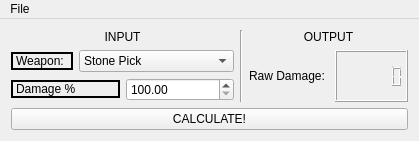
<?xml version="1.0" encoding="UTF-8"?>
<ui version="4.0">
 <class>MainWindow</class>
 <widget class="QMainWindow" name="MainWindow">
  <property name="geometry">
   <rect>
    <x>0</x>
    <y>0</y>
    <width>389</width>
    <height>141</height>
   </rect>
  </property>
  <property name="sizePolicy">
   <sizepolicy hsizetype="Preferred" vsizetype="Preferred">
    <horstretch>0</horstretch>
    <verstretch>0</verstretch>
   </sizepolicy>
  </property>
  <property name="windowTitle">
   <string>ARK Damage Calculator</string>
  </property>
  <widget class="QWidget" name="centralWidget">
   <layout class="QGridLayout" name="gridLayout">
    <item row="0" column="0">
     <layout class="QHBoxLayout" name="horizontalLayout_5">
      <item>
       <layout class="QVBoxLayout" name="verticalLayout_4">
        <item>
         <widget class="QLabel" name="label_input">
          <property name="sizePolicy">
           <sizepolicy hsizetype="Preferred" vsizetype="Maximum">
            <horstretch>0</horstretch>
            <verstretch>0</verstretch>
           </sizepolicy>
          </property>
          <property name="text">
           <string>INPUT</string>
          </property>
          <property name="alignment">
           <set>Qt::AlignCenter</set>
          </property>
         </widget>
        </item>
        <item>
         <layout class="QHBoxLayout" name="horizontalLayout_4">
          <item>
           <widget class="QLabel" name="label_Weapon">
            <property name="sizePolicy">
             <sizepolicy hsizetype="Preferred" vsizetype="Maximum">
              <horstretch>0</horstretch>
              <verstretch>0</verstretch>
             </sizepolicy>
            </property>
            <property name="frameShape">
             <enum>QFrame::WinPanel</enum>
            </property>
            <property name="text">
             <string>Weapon: </string>
            </property>
           </widget>
          </item>
          <item>
           <widget class="QComboBox" name="comboBox_Weapon">
            <item>
             <property name="text">
              <string>Stone Pick</string>
             </property>
            </item>
            <item>
             <property name="text">
              <string>Stone Hatchet</string>
             </property>
            </item>
            <item>
             <property name="text">
              <string>Torch</string>
             </property>
            </item>
            <item>
             <property name="text">
              <string>Metal Pick</string>
             </property>
            </item>
            <item>
             <property name="text">
              <string>Metal Hatchet</string>
             </property>
            </item>
            <item>
             <property name="text">
              <string>Metal Sickle</string>
             </property>
            </item>
            <item>
             <property name="text">
              <string>Pike</string>
             </property>
            </item>
            <item>
             <property name="text">
              <string>Wooden Club</string>
             </property>
            </item>
            <item>
             <property name="text">
              <string>Metal Sword</string>
             </property>
            </item>
            <item>
             <property name="text">
              <string>Electric Prod</string>
             </property>
            </item>
            <item>
             <property name="text">
              <string>Slingshot</string>
             </property>
            </item>
            <item>
             <property name="text">
              <string>Wooden Bow</string>
             </property>
            </item>
            <item>
             <property name="text">
              <string>Crossbow</string>
             </property>
            </item>
            <item>
             <property name="text">
              <string>Compound Bow</string>
             </property>
            </item>
            <item>
             <property name="text">
              <string>Simple Pistol</string>
             </property>
            </item>
            <item>
             <property name="text">
              <string>Longneck Rifle</string>
             </property>
            </item>
            <item>
             <property name="text">
              <string>Shotgun</string>
             </property>
            </item>
            <item>
             <property name="text">
              <string>Fabricated Pistol</string>
             </property>
            </item>
            <item>
             <property name="text">
              <string>Pump-Action Shotgun</string>
             </property>
            </item>
            <item>
             <property name="text">
              <string>Assault Rifle</string>
             </property>
            </item>
            <item>
             <property name="text">
              <string>Fabricated Sniper Rifle</string>
             </property>
            </item>
            <item>
             <property name="text">
              <string>Rocket Launcher</string>
             </property>
            </item>
           </widget>
          </item>
         </layout>
        </item>
        <item>
         <layout class="QHBoxLayout" name="horizontalLayout_3">
          <item>
           <widget class="QLabel" name="label_damagepercent">
            <property name="sizePolicy">
             <sizepolicy hsizetype="Preferred" vsizetype="Maximum">
              <horstretch>0</horstretch>
              <verstretch>0</verstretch>
             </sizepolicy>
            </property>
            <property name="frameShape">
             <enum>QFrame::WinPanel</enum>
            </property>
            <property name="frameShadow">
             <enum>QFrame::Plain</enum>
            </property>
            <property name="text">
             <string>Damage %</string>
            </property>
           </widget>
          </item>
          <item>
           <widget class="QDoubleSpinBox" name="doubleSpinBox_damagepercent">
            <property name="minimum">
             <double>100.000000000000000</double>
            </property>
            <property name="maximum">
             <double>650.000000000000000</double>
            </property>
           </widget>
          </item>
         </layout>
        </item>
       </layout>
      </item>
      <item>
       <widget class="Line" name="line">
        <property name="orientation">
         <enum>Qt::Vertical</enum>
        </property>
       </widget>
      </item>
      <item>
       <layout class="QVBoxLayout" name="verticalLayout_3">
        <item>
         <widget class="QLabel" name="label_output">
          <property name="sizePolicy">
           <sizepolicy hsizetype="Preferred" vsizetype="Maximum">
            <horstretch>0</horstretch>
            <verstretch>0</verstretch>
           </sizepolicy>
          </property>
          <property name="text">
           <string>OUTPUT</string>
          </property>
          <property name="alignment">
           <set>Qt::AlignCenter</set>
          </property>
         </widget>
        </item>
        <item>
         <layout class="QHBoxLayout" name="horizontalLayout_2">
          <item>
           <widget class="QLabel" name="label_6">
            <property name="sizePolicy">
             <sizepolicy hsizetype="Preferred" vsizetype="Maximum">
              <horstretch>0</horstretch>
              <verstretch>0</verstretch>
             </sizepolicy>
            </property>
            <property name="text">
             <string>Raw Damage: </string>
            </property>
           </widget>
          </item>
          <item>
           <widget class="QLCDNumber" name="lcdNumber_rawdamage">
            <property name="digitCount">
             <number>6</number>
            </property>
           </widget>
          </item>
         </layout>
        </item>
       </layout>
      </item>
     </layout>
    </item>
    <item row="1" column="0">
     <widget class="QPushButton" name="pushButton">
      <property name="text">
       <string>CALCULATE!</string>
      </property>
     </widget>
    </item>
   </layout>
  </widget>
  <widget class="QMenuBar" name="menuBar">
   <property name="geometry">
    <rect>
     <x>0</x>
     <y>0</y>
     <width>389</width>
     <height>21</height>
    </rect>
   </property>
   <widget class="QMenu" name="menuFile">
    <property name="title">
     <string>File</string>
    </property>
    <addaction name="separator"/>
    <addaction name="actionExit"/>
   </widget>
   <addaction name="menuFile"/>
  </widget>
  <action name="actionExit">
   <property name="text">
    <string>Exit</string>
   </property>
  </action>
  <action name="actionAbout">
   <property name="text">
    <string>About</string>
   </property>
  </action>
 </widget>
 <layoutdefault spacing="6" margin="11"/>
 <resources/>
 <connections/>
</ui>
